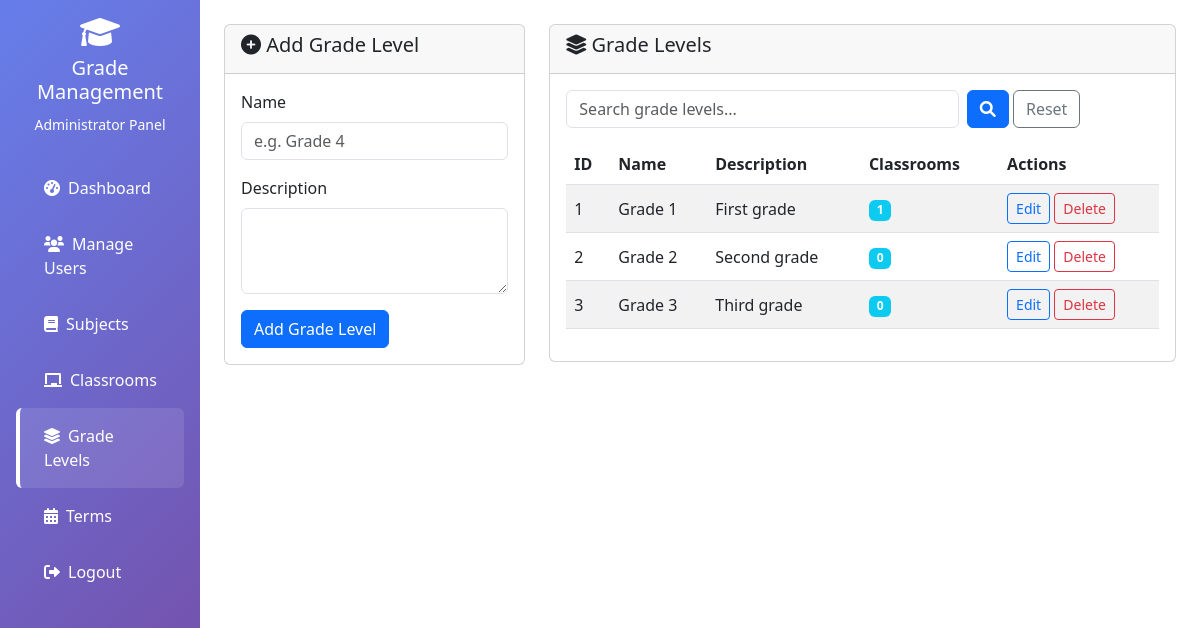
Screenshot of /grade_levels.php (signed in) with the database file from the repository.
### tables this page shows
CREATE TABLE `grade_levels` (
  `id` int(11) NOT NULL AUTO_INCREMENT,
  `name` varchar(50) NOT NULL,
  `description` text DEFAULT NULL,
  `created_at` timestamp NOT NULL DEFAULT current_timestamp(),
  PRIMARY KEY (`id`),
  UNIQUE KEY `name` (`name`)
);

### includes/functions.php (called while the page is built, shortened)
<?php
function e($value) {
    return htmlspecialchars((string)$value, ENT_QUOTES, 'UTF-8');
}
function getVal($key) {
    return isset($_GET[$key]) ? trim($_GET[$key]) : '';
}
?>

### grade_levels.php (the view, shortened to what this page needs)
<?php
include 'includes/conn.php';
include 'includes/functions.php';
include 'includes/layout.php';
$edit = null;
$v = $edit ?: ['id' => '', 'name' => '', 'description' => ''];
$q = getVal('q');
$like = '%' . $q . '%';
$list = $pdo->prepare("
    SELECT gl.*, (SELECT COUNT(*) FROM classrooms c WHERE c.grade_level_id = gl.id) AS classroom_count
    FROM grade_levels gl
    WHERE gl.name LIKE ? OR gl.description LIKE ?
    ORDER BY gl.name
");
$list->execute([$like, $like]);
$grade_levels = $list->fetchAll();
?>
<div class="row">
    <div class="col-md-4">
        <div class="card">
            <div class="card-header"><h5><i class="fas fa-<?php echo $edit ? 'pen' : 'plus-circle'; ?>"></i> <?php echo $edit ? 'Edit Grade Level' : 'Add Grade Level'; ?></h5></div>
            <div class="card-body">
                <form method="POST">
                    <div class="mb-3">
                        <label class="form-label">Name</label>
                        <input type="text" class="form-control" name="name" maxlength="50" value="<?php echo e($v['name']); ?>" placeholder="e.g. Grade 4" required>
                    </div>
                    <div class="mb-3">
                        <label class="form-label">Description</label>
                        <textarea class="form-control" name="description" rows="3"><?php echo e($v['description']); ?></textarea>
                    </div>
                    <?php if ($edit): ?>
                        <button type="submit" name="update_grade_level" class="btn btn-primary">Update</button>
                        <a href="grade_levels.php" class="btn btn-secondary">Cancel</a>
                    <?php else: ?>
                        <button type="submit" name="add_grade_level" class="btn btn-primary">Add Grade Level</button>
                    <?php endif; ?>
                </form>
            </div>
        </div>
    </div>
    <div class="col-md-8">
        <div class="card">
            <div class="card-header"><h5><i class="fas fa-layer-group"></i> Grade Levels</h5></div>
            <div class="card-body">
                <form method="GET" class="row g-2 mb-3">
                    <div class="col-8"><input type="text" class="form-control" name="q" placeholder="Search grade levels..." value="<?php echo e($q); ?>"></div>
                    <div class="col-4">
                        <button class="btn btn-primary" type="submit"><i class="fas fa-search"></i></button>
                        <a href="grade_levels.php" class="btn btn-outline-secondary">Reset</a>
                    </div>
                </form>
                <div class="table-responsive">
                    <table class="table table-striped align-middle">
                        <thead><tr><th>ID</th><th>Name</th><th>Description</th><th>Classrooms</th><th>Actions</th></tr></thead>
                        <tbody>
                        <?php foreach ($grade_levels as $gl): ?>
                            <tr>
                                <td><?php echo e($gl['id']); ?></td>
                                <td><?php echo e($gl['name']); ?></td>
                                <td><?php echo e($gl['description']); ?></td>
                                <td><span class="badge bg-info"><?php echo e($gl['classroom_count']); ?></span></td>
                                <td class="text-nowrap">
                                    <a href="?edit=<?php echo e($gl['id']); ?>" class="btn btn-sm btn-outline-primary">Edit</a>
                                    <form method="POST" class="d-inline" onsubmit="return confirm('Are you sure you want to delete this grade level?')">
                                        <button type="submit" name="delete_grade_level" class="btn btn-sm btn-outline-danger">Delete</button>
                                    </form>
                                </td>
                            </tr>
                        <?php endforeach; ?>
                        </tbody>
                    </table>
                </div>
            </div>
        </div>
    </div>
</div>

### rows the page displays
grade_levels: id "1", name "Grade 1", description "First grade", classroom_count "1"
grade_levels: id "2", name "Grade 2", description "Second grade", classroom_count "0"
grade_levels: id "3", name "Grade 3", description "Third grade", classroom_count "0"

### other values shown
$heading "Grade Management"
$sub "Administrator Panel"
$it[3] "Dashboard"
$it[3] "Manage Users"
$it[3] "Subjects"
$it[3] "Classrooms"
$it[3] "Grade Levels"
$it[3] "Terms"
